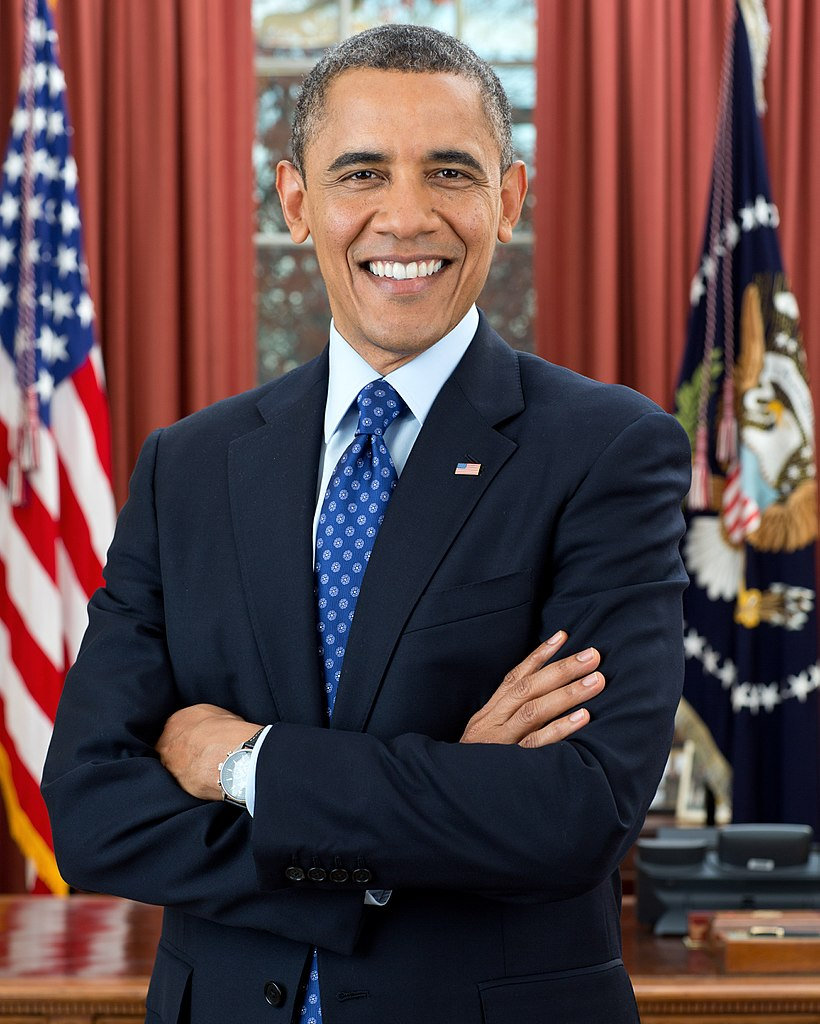
#> input picture test/assets/portrait.jpg, 820 x 1024 px
$ python frame-screenshot.py ../test/assets/portrait.jpg out.png
#> lines starting #> are read from the running program, lines starting #| are printed output that depends on the picture
"""Fits any screenshot into the 1280x800 frame the Chrome Web Store requires.

Usage: python3 scripts/frame-screenshot.py <input image> <output.png>
The image is scaled to fit (never cropped) and centred on the extension's dark background.
"""
import sys

from PIL import Image

W, H = 1280, 800
BG = (24, 17, 36)

src = Image.open(sys.argv[1]).convert("RGB")
#> src is the input picture: PIL image 820x1024 RGB; mean R, G, B 92.7, 69.9, 71.8
scale = min(W / src.width, H / src.height)
#> scale = 0.781
size = (round(src.width * scale), round(src.height * scale))
#> size = (641, 800)
frame = Image.new("RGB", (W, H), BG)
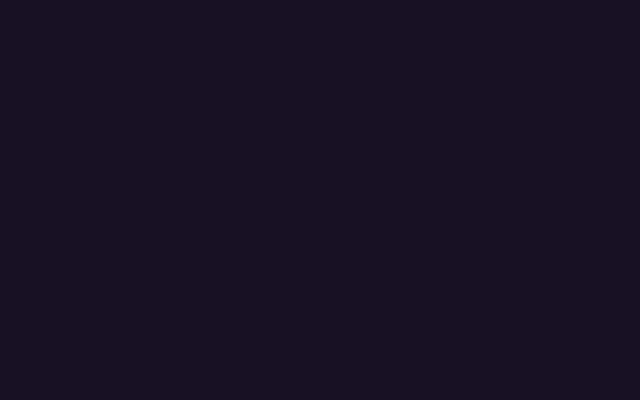
#> frame: PIL image 1280x800 RGB (shown at 1/2 size); mean R, G, B 24, 17, 36
frame.paste(src.resize(size, Image.LANCZOS), ((W - size[0]) // 2, (H - size[1]) // 2))
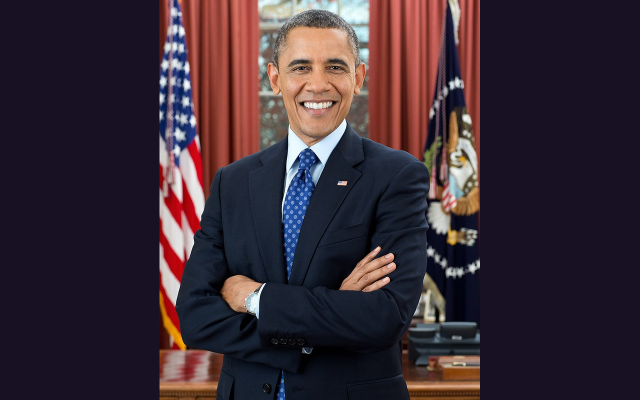
#> frame: PIL image 1280x800 RGB (shown at 1/2 size); mean R, G, B 58.4, 43.5, 54
frame.save(sys.argv[2])
print(f"{sys.argv[2]}: {W}x{H}")
